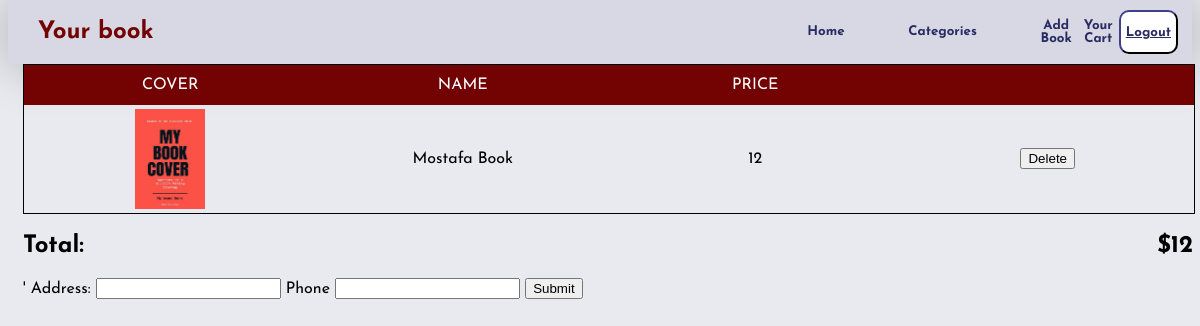
/thecart (signed in), run on the app's committed database.
### bstore/models.py (models this page shows)
class books(models.Model):
    bookuser= models.ForeignKey('User', on_delete=models.CASCADE,  default= None, blank=True)
    name = models.CharField(max_length=80)
    slogan = models.CharField(max_length=200, null=True, default = None)
    cover = models.ImageField(upload_to='cover/', blank=True)
    price = models.IntegerField()
    description = models.CharField(max_length=500)
    authorname= models.CharField(max_length=30)
    position = models.CharField(max_length=30)
    wordbyauthor = models.CharField(max_length=500)
    bookcategory=models.ForeignKey('categories',  related_name="bookcategory", default=None, blank=True, null=True, on_delete= models.CASCADE)
    authorimage = models.ImageField(upload_to='author/', default= None, blank=True)
    quantity=models.IntegerField(default=0)
    quote1 = models.CharField(max_length=100, blank=True, default=None, null=True)
    quote2 = models.CharField(max_length=100, blank=True, default=None, null=True)
    quote3 = models.CharField(max_length=100, blank=True, default=None, null=True)
    addtocart = models.ManyToManyField('User', default=None, blank=True, related_name='addd')
    bookrewards = models.ManyToManyField('rewards', default=None, null=True, blank=True)

### bstore/views.py (the view, shortened to what this page needs)
# urls.py: path('thecart', views.thecart, name='thecart'),
def thecart(request):
    userr = request.user
    usercart = books.objects.filter(addtocart = userr)
    return render(request,'network/cart.html', {'usercart' :usercart})

### bstore/templates/network/cart.html (shortened to what this page needs)
{% extends "network/layout.html" %}
{% load static %}
    {% block body %}
        <div class="container">
            <div class="table">
                <div class="table-header">
                    <div class="header__item"><a id="name" class="filter__link" href="#">Cover</a></div>
                    <div class="header__item"><a id="wins" class="filter__link filter__link--number" href="#">Name</a></div>
                    <div class="header__item"><a id="draws" class="filter__link filter__link--number" href="#">Price</a></div>
                    <div class="header__item"><a id="draws" class="filter__link filter__link--number" href="#"></a></div>
                </div>
                <div class="table-content">
                    {%for book in usercart %}
                    <div class="table-row">
                        <div class="table-data"><img class='cartimage'src='..{{book.cover.url}}'></div>
                        <div class="table-data">{{book.name}}</div>
                        <div class="table-data"><span class="price" id="{{book.price}}">{{book.price}}</div>
                        <div class="table-data"><button>Delete</button></div>
                    </div>
                    {%endfor%}
                </div>
            </div>
            <div class="totaldiv">
            <h2>Total:</h2><h2 class="total"></h2>
            </div>
            <form method="post">'
                <label>Address:</label>
                <input name="address" type="text">
                <label>Phone</label>
                <input name="phone" type="number">
                <input type="submit">
            </form>
        </div>
    {% endblock %}

### bstore/static/network/styles.css (style rules this page uses)
.container { padding-left: 15px; padding-right: 15px; margin-left: auto; margin-right: auto; }
@media (min-width:768px) { .container { width:750px; } }
@media (min-width:992px) { .container { width: 970px; } }
@media (min-width: 1200px) { .container { width:1170px } }
body { margin-top: 0px; font-family: 'Josefin Sans', sans-serif; background-color: rgba(145, 146, 183, 0.201); }
.table { width:100%; border:1px solid; }
.table-header { display:flex; width:100%; background:rgb(115, 3, 3); height: 40px; }
.table-row { display:flex; width:100%; }
.table-data, .header__item { flex: 1 1 20%; text-align:center; margin-top: auto; margin-bottom: auto; }
.header__item { text-transform:uppercase; }
.filter__link { color:white; text-decoration: none; position:relative; display:inline-block; }
.cartimage { width:70px; height: 100px; margin-top: 4px; margin-bottom: auto; }
.totaldiv { display: flex; justify-content: space-between; }

### data on the page
books: cover (picture), name "Mostafa Book", price "12"
